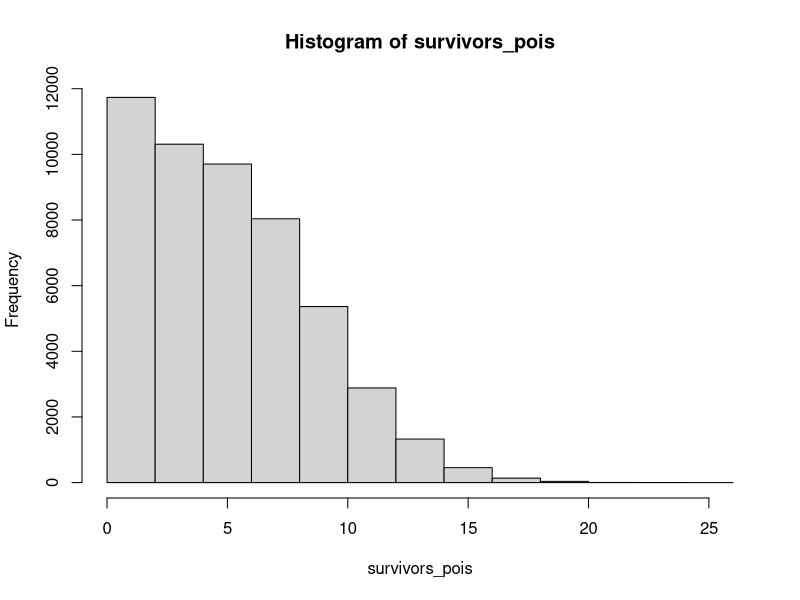
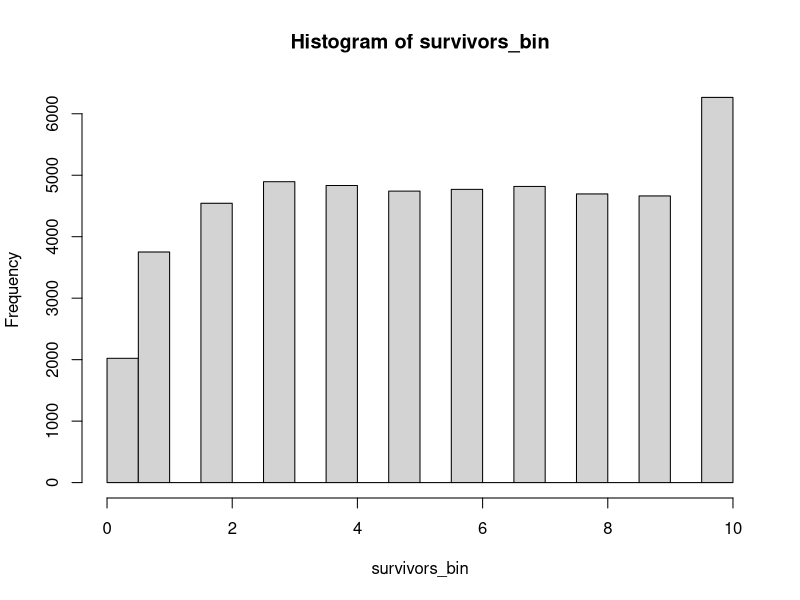
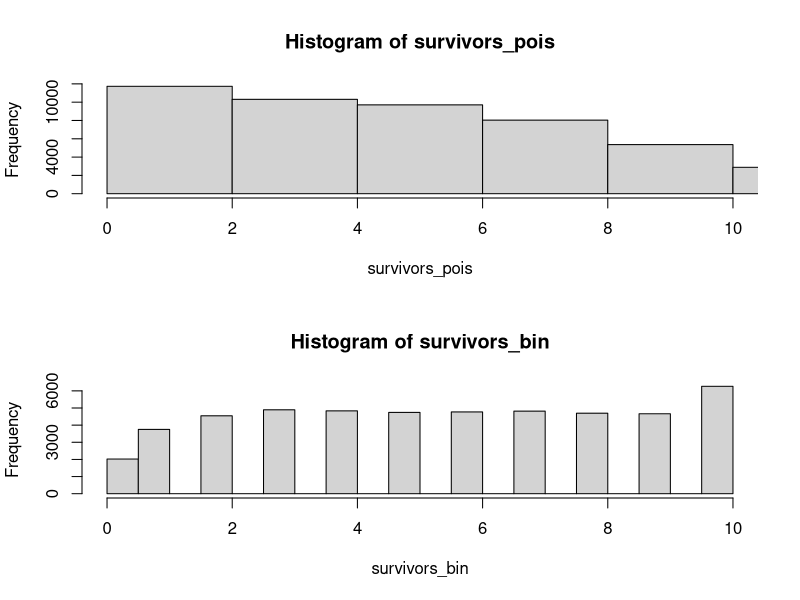
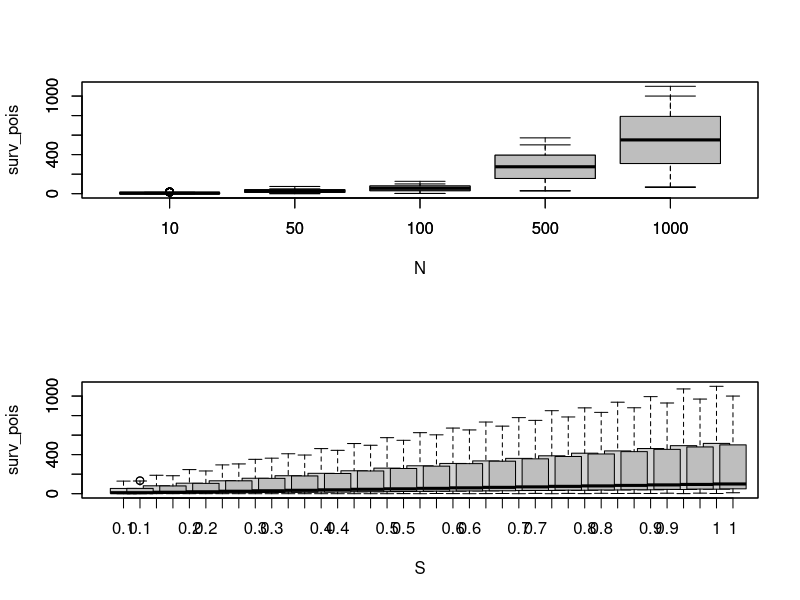
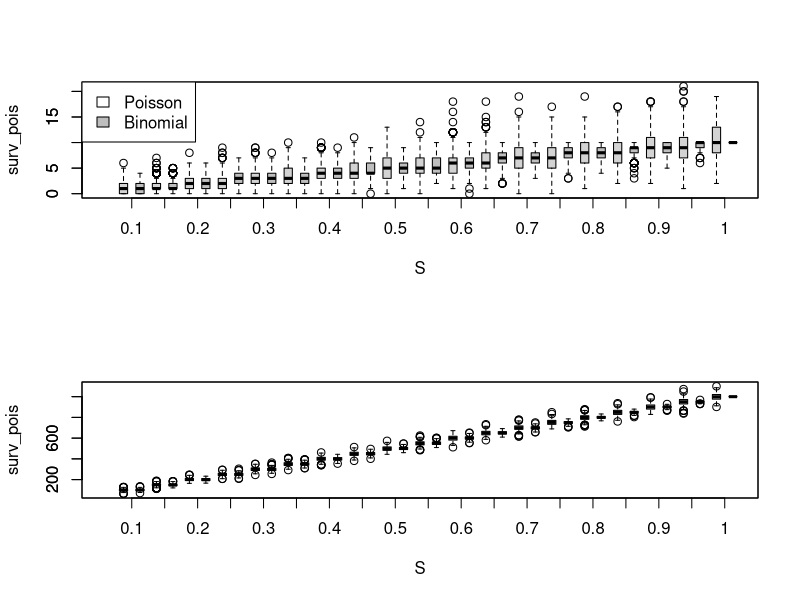
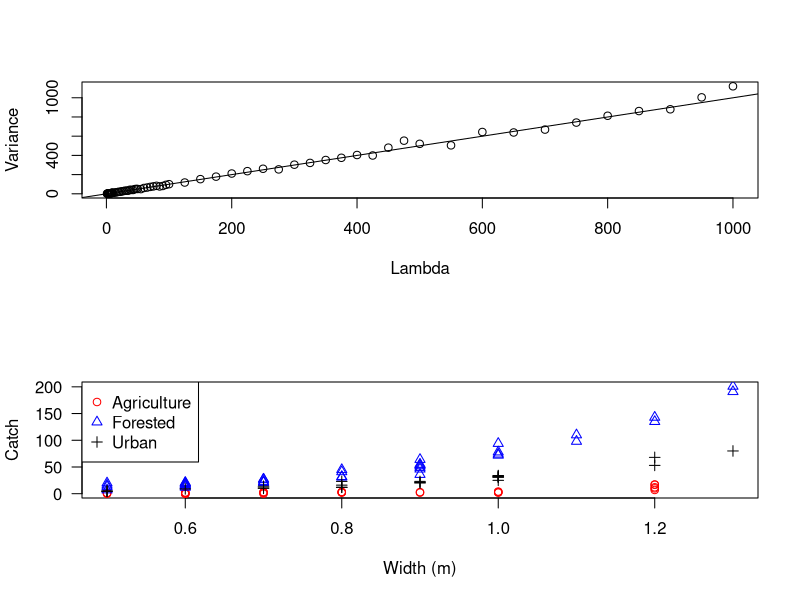
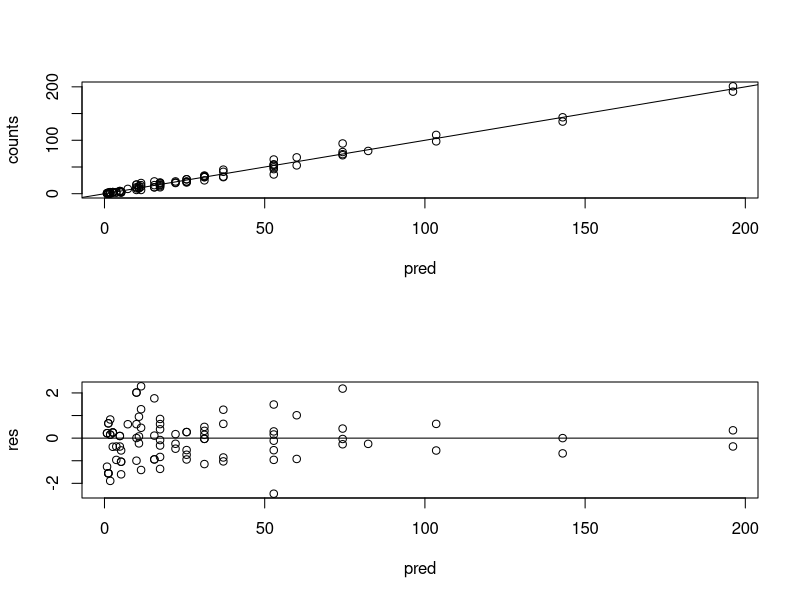
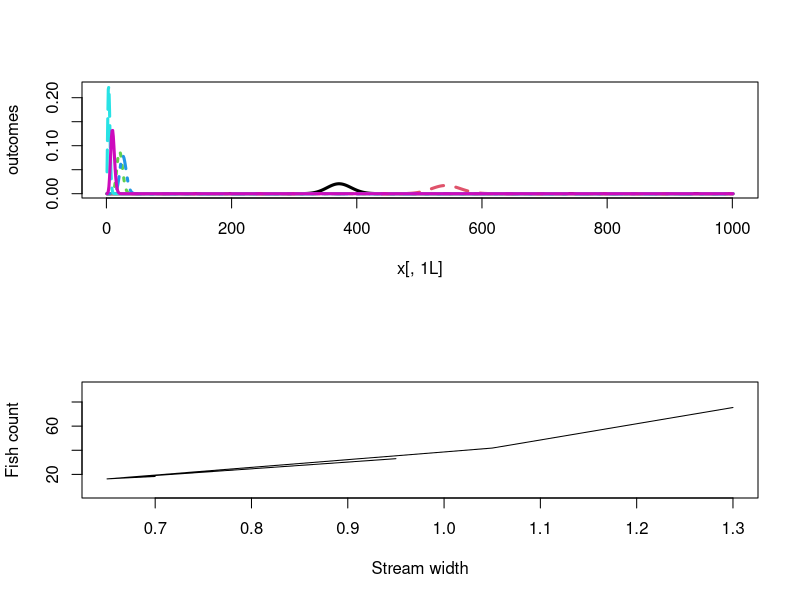

Here is the R script that generated these plots, in order: (Note: this script raises an error after producing the figures.)
## ----unnamed-chunk-1---- ##
S<-seq(from=0.1,to=1,by=0.05) # SET SURVIVAL
N<- c(10,50,100,500,1000)
 
 
 
## ----unnamed-chunk-2---- ##
survivors_pois<-rpois(50000,S*N[1])
survivors_bin<-rbinom(50000,N[1],S)
 
 
 
## ----unnamed-chunk-3---- ##
hist(survivors_pois)
hist(survivors_bin)
 
 
 
## ----unnamed-chunk-4---- ##
par(mfrow=c(2,1))
hist(survivors_pois,
    xlim=c(0,10))
hist(survivors_bin,
    xlim=c(0,10))
 
 
 
## ----unnamed-chunk-5---- ##
sims<- expand.grid(N=N,S=S,reps=c(1:500))
sims$surv_pois<-rpois(n=nrow(sims),lambda=sims$S*sims$N)
sims$surv_bin<- rbinom(n=nrow(sims),size=sims$N,prob=sims$S)
 
 
 
## ----unnamed-chunk-6---- ##
boxplot(surv_pois~N,data=sims)
boxplot(surv_bin~N,data=sims,add=TRUE,col='grey')
 
 
 
## ----unnamed-chunk-7---- ##
boxplot(surv_pois~S,data=sims,
    at=1:length(S)-0.25)
boxplot(surv_bin~S,data=sims,add=TRUE,col='grey',
    at=1:length(S)+0.25)
 
 
 
## ----unnamed-chunk-8---- ##
boxplot(surv_pois~S,data=sims,
    at=1:1:length(S)-0.25,
    subset=N==10,
    boxwex=0.25, # make boxplot narrower
    xaxt='n') # suppress x-axis label plotting
boxplot(surv_bin~S,data=sims,add=TRUE,col='grey',
    at=1:1:length(S)+0.25,
    subset=N==10,
    boxwex=0.25,
    xaxt='n')
axis(side=1,at=1:length(S),labels=S)
legend("topleft",legend=c("Poisson","Binomial"),
    fill=c("white","grey"))
 
 
 
## ----unnamed-chunk-9---- ##
boxplot(surv_pois~S,data=sims,
    at=1:length(S)-0.25,
    subset=N==1000,
    boxwex=0.25, # make boxplot narrower
    xaxt='n') # suppress x-axis label plotting
boxplot(surv_bin~S,data=sims,add=TRUE,col='grey',
    at=1:length(S)+0.25,
    subset=N==1000,
    boxwex=0.25,
    xaxt='n')
axis(side=1,at=1:length(S),labels=S)
 
 
 
## ----unnamed-chunk-10---- ##
sims$lambda<- sims$N*sims$S
vars<- aggregate(surv_pois~lambda,sims,var)
plot(surv_pois~lambda,data=vars,   
    xlab="Lambda",
    ylab="Variance")
abline(0,1)
 
 
 
## ----unnamed-chunk-11---- ##
fishCounts<- read.csv("fishCounts.csv")
fishCounts
 
 
 
## ----unnamed-chunk-12---- ##
plot(counts~width,
    data=fishCounts,
    xlab="Width (m)",
    ylab="Catch",
    type='n',
    las=1)
points(counts~width, data=fishCounts,
    subset=habitat=="ag",col="red",pch=1)
points(counts~width, data=fishCounts,
    subset=habitat=="forest",col="blue",pch=2)
points(counts~width, data=fishCounts,
    subset=habitat=="urban",col="black",pch=3)
legend("topleft",legend=c("Agriculture","Forested","Urban"),
    col=c("red","blue","black"),pch=c(1,2,3))
 
 
 
## ----unnamed-chunk-13---- ##
fit<- glm(counts~width+habitat,
    data=fishCounts,
    offset=log(fishCounts$streamLength),# recall it is log 
    family="poisson")
 
 
 
## ----unnamed-chunk-14---- ##
summary(fit)
 
 
 
## ----unnamed-chunk-15---- ##
betas<- coef(fit)
confint(fit)
 
 
 
## ----unnamed-chunk-16---- ##
fishCounts$pred<- fitted(fit) 
fishCounts$res<- resid(fit) 
plot(counts~pred,data=fishCounts)
abline(0,1) 
 
 
 
## ----unnamed-chunk-17---- ##
plot(res~pred,data=fishCounts)
abline(h=0) 
 
 
 
## ----unnamed-chunk-18---- ##
# do 4 streams with varying depths and land cover

preddat<-data.frame(
    width=c(1.3,1.05,0.65,0.7,0.65,0.95),
    habitat=c("forest","forest","urban","urban","ag","ag"),
    streamLength=c(123,324,75,84,68,98))

# preddat$lambda<- predict(fit,newdata=preddat,
  #   type="response")  # does not work 
 
 
 
## ----unnamed-chunk-19---- ##
preddat$lambda<- NA # prep vector to fill

preddat[preddat$habitat=="ag",]$lambda<- exp(betas[1]+
    preddat[preddat$habitat=="ag",]$width*betas[2]+
    log(preddat[preddat$habitat=="ag",]$streamLength))
preddat[preddat$habitat=="forest",]$lambda<- exp(betas[1]+
    preddat[preddat$habitat=="forest",]$width*betas[2]+
    betas[3]+
    log(preddat[preddat$habitat=="forest",]$streamLength))   
preddat[preddat$habitat=="urban",]$lambda<- exp(betas[1]+
    preddat[preddat$habitat=="urban",]$width*betas[2]+
    betas[4]+
    log(preddat[preddat$habitat=="urban",]$streamLength))   
preddat   
 
 
 
## ----unnamed-chunk-20---- ##
xx<-rpois(10000,10)
xx<- sort(xx)
xx[250]
xx[9750]
 
 
 
## ----unnamed-chunk-21---- ##
vals<-quantile(x=xx,probs=c(0.025,0.975))
vals
 
 
 
## ----unnamed-chunk-22---- ##
vals2<- qpois(c(0.025,0.975),lambda=10)
vals2
 
 
 
## ----unnamed-chunk-23---- ##
preddat$uci<-qpois(0.975, preddat$lambda)
preddat$lci<-qpois(0.025, preddat$lambda)
 
 
 
## ----unnamed-chunk-24---- ##
# MAKE A MATRIX TO STORE OUR PRECIOUS PROBABILITIES
outcomes<- matrix(0,nrow=1001,ncol=nrow(preddat))
 
 
 
## ----unnamed-chunk-25---- ##
dpois(x=3,lambda=10) # should be pretty low
dpois(x=10,lambda=10) # about mid of the road
dpois(x=17,lambda=10) # close to 1
 
 
 
## ----unnamed-chunk-26---- ##
for(i in 1:nrow(preddat))# loop over each row of predat
    {
    outcomes[,i]<-dpois(c(0:1000),lambda=preddat$lambda[i])
    }
 
 
 
## ----unnamed-chunk-27---- ##
colSums(outcomes)
 
 
 
## ----unnamed-chunk-28---- ##
matplot(y=outcomes,type='l',lwd=3)
 
 
 
## ----unnamed-chunk-29---- ##
preddat<-expand.grid( # MAKE DATASET
    width=c(1.3,1.05,0.65,0.7,0.65,0.95),
    habitat=c("forest","urban","ag"),
    streamLength=c(25:65))

preddat$lambda<- NA # prep vector to fill

# PREDICT LAMBDA
preddat[preddat$habitat=="ag",]$lambda<- exp(betas[1]+
    preddat[preddat$habitat=="ag",]$width*betas[2]+
    log(preddat[preddat$habitat=="ag",]$streamLength))
preddat[preddat$habitat=="forest",]$lambda<- exp(betas[1]+
    preddat[preddat$habitat=="forest",]$width*betas[2]+
    betas[3]+
    log(preddat[preddat$habitat=="forest",]$streamLength))   
preddat[preddat$habitat=="urban",]$lambda<- exp(betas[1]+
    preddat[preddat$habitat=="urban",]$width*betas[2]+
    betas[4]+
    log(preddat[preddat$habitat=="urban",]$streamLength))   
 
 
 
## ----unnamed-chunk-30---- ##
preddat$uci<-qpois(0.975, preddat$lambda)
preddat$lci<-qpois(0.025, preddat$lambda)
 
 
 
## ----unnamed-chunk-31---- ##
plot(uci~width,data=preddat,
    xlab="Stream width",
    ylab="Fish count",
    subset=streamLength==25,
    type='n')
points(lambda~width,data=preddat,
    subset=streamLength==25 & habitat=="forest", 
    lty=1,type='l')
 
 
 
## ----unnamed-chunk-32---- ##
preddat<- preddat[order(preddat$streamLength,preddat$width),]
 
 
 
## ----unnamed-chunk-33---- ##
plot(uci~width,data=preddat,
    xlab="Stream width",
    ylab="Fish count",
    subset=streamLength==25,
    type='n',
    las=1)
points(lambda~width,data=preddat,
    subset=streamLength==25 & habitat=="forest", 
    lty=1,type='l')
points(lci~width,data=preddat,
    subset=streamLength==25 & habitat=="forest", 
    lty=2,type='l')
points(uci~width,data=preddat,
    subset=streamLength==25 & habitat=="forest", 
    lty=2,type='l')
 
 
 
## ----unnamed-chunk-34---- ##
stemCounts<- read.csv("stemCounts.csv")
head(stemCounts)
 
 
 
## ----unnamed-chunk-35---- ##
plot(counts~elevation,data=stemCounts,
    xlab="Elevation",
    ylab="Stem counts",
    las=1,
    type='n')
points(counts~elevation,data=stemCounts,
    subset=treatment=="no burn" & habitat=="field",
    pch=1,col="red")
points(counts~elevation,data=stemCounts,
    subset=treatment=="no burn" & habitat=="riparian",
    pch=2,col="red")   
points(counts~elevation,data=stemCounts,
    subset=treatment=="no burn" & habitat=="mixed hardwood",
    pch=3,col="red")     
points(counts~elevation,data=stemCounts,
    subset=treatment=="no burn" & habitat=="pine",
    pch=4,col="red")   
    
points(counts~elevation,data=stemCounts,
    subset=treatment=="partial burn" & habitat=="field",
    pch=1,col="blue")
points(counts~elevation,data=stemCounts,
    subset=treatment=="partial burn" & habitat=="riparian",
    pch=2,col="blue")   
points(counts~elevation,data=stemCounts,
    subset=treatment=="partial burn" & habitat=="mixed hardwood",
    pch=3,col="blue")     
points(counts~elevation,data=stemCounts,
    subset=treatment=="partial burn" & habitat=="pine",
    pch=4,col="blue") 

points(counts~elevation,data=stemCounts,
    subset=treatment=="full burn" & habitat=="field",
    pch=1,col="green")
points(counts~elevation,data=stemCounts,
    subset=treatment=="full burn" & habitat=="riparian",
    pch=2,col="green")   
points(counts~elevation,data=stemCounts,
    subset=treatment=="full burn" & habitat=="mixed hardwood",
    pch=3,col="green")     
points(counts~elevation,data=stemCounts,
    subset=treatment=="full burn" & habitat=="pine",
    pch=4,col="green")  
legend("topleft",legend=c("No burn", "Partial burn", "Full burn",
    "Field","Riparian","Mixed hardwood", "Pines"),
    pch=c(1,1,1,1,1,2,3,4),col=c("red","blue","green","black","black",
        "black","black"),ncol=2)
 
 
 
## ----unnamed-chunk-36---- ##
fit<- glm(counts~treatment+habitat+elevation,
    data=stemCounts,
    family="poisson")
summary(fit)
 
 
 
## ----unnamed-chunk-37---- ##
betas<- coef(fit)
confint(fit)
 
 
 
## ----unnamed-chunk-38---- ##
stemCounts$fitted<-fitted(fit)
plot(counts~fitted, data= stemCounts,
    xlab="Predicted values",
    ylab="Counts",
    las=1)
abline(0,1)
 
 
 
## ----unnamed-chunk-39---- ##
preddat<- expand.grid(
    treatment=levels(stemCounts$treatment),
    habitat=levels(stemCounts$habitat),
    elevation=c(min(stemCounts$elevation):max(stemCounts$elevation)))
 
 
 
## ----unnamed-chunk-40---- ##
preddat$lambda<- predict(fit, newdata=preddat,
    type='response')
 
 
 
## ----unnamed-chunk-41---- ##
preddat$lci<-qpois(0.025,preddat$lambda)
preddat$uci<-qpois(0.975,preddat$lambda)
 
 
 
## ----unnamed-chunk-42---- ##
plot(counts~elevation,data=stemCounts,
    xlab="Elevation",
    ylab="Stem counts",
    las=1,
    type='n',subset=treatment=="no burn")
points(counts~elevation,data=stemCounts,
    subset=treatment=="no burn" & habitat=="field",
    pch=1,col="black")
## PLOT 95% PREDICTION INTERVALS    
points(lci~elevation,data=preddat,
    subset=treatment=="no burn" & habitat=="field",
    type='l',col="black",lty=2)
points(uci~elevation,data=preddat,
    subset=treatment=="no burn" & habitat=="field",
    type='l',col="black",lty=2)     
 
points(counts~elevation,data=stemCounts,
    subset=treatment=="no burn" & habitat=="riparian",
    pch=2,col="green")  
points(lci~elevation,data=preddat,
    subset=treatment=="no burn" & habitat=="riparian",
    type='l',col="green",lty=2)
points(uci~elevation,data=preddat,
    subset=treatment=="no burn" & habitat=="riparian",
    type='l',col="green",lty=2) 
    
points(counts~elevation,data=stemCounts,
    subset=treatment=="no burn" & habitat=="mixed hardwood",
    pch=3,col="red")    
points(lci~elevation,data=preddat,
    subset=treatment=="no burn" & habitat=="mixed hardwood",
    type='l',col="red",lty=2)
points(uci~elevation,data=preddat,
    subset=treatment=="no burn" & habitat=="mixed hardwood",
    type='l',col="red",lty=2) 
   
points(counts~elevation,data=stemCounts,
    subset=treatment=="no burn" & habitat=="pine",
    pch=4,col="blue") 
points(lci~elevation,data=preddat,
    subset=treatment=="no burn" & habitat=="pine",
    type='l',col="blue",lty=2)
points(uci~elevation,data=preddat,
    subset=treatment=="no burn" & habitat=="pine",
    type='l',col="blue",lty=2) 
 
 
 
## ----unnamed-chunk-43---- ##
fit<- glm(counts~treatment+habitat+elevation,
    data=stemCounts,
    family="quasipoisson")
summary(fit)
 
 
 
## ----unnamed-chunk-44---- ##
preddat<- expand.grid(
    treatment=levels(stemCounts$treatment),
    habitat=levels(stemCounts$habitat),
    elevation=c(min(stemCounts$elevation):max(stemCounts$elevation)))
preddat$lambda<- predict(fit, newdata=preddat,
    type='response')
 
 
 
## ----unnamed-chunk-45---- ##
dispersion<- summary(fit)$dispersion # GET DISPERSION

preddat$lci<-qnbinom(0.025, size=(preddat$lambda/(dispersion-1)),    
    mu=preddat$lambda)
preddat$uci<-qnbinom(0.975, size=(preddat$lambda/(dispersion-1)),    
    mu=preddat$lambda)
 
 
 
## ----unnamed-chunk-46---- ##
plot(counts~elevation,data=stemCounts,
    xlab="Elevation",
    ylab="Stem counts",
    las=1,
    type='n',subset=treatment=="no burn")
points(counts~elevation,data=stemCounts,
    subset=treatment=="no burn" & habitat=="field",
    pch=1,col="black")
## PLOT 95% PREDICTION INTERVALS    
points(lci~elevation,data=preddat,
    subset=treatment=="no burn" & habitat=="field",
    type='l',col="black",lty=2)
points(uci~elevation,data=preddat,
    subset=treatment=="no burn" & habitat=="field",
    type='l',col="black",lty=2)     
 
points(counts~elevation,data=stemCounts,
    subset=treatment=="no burn" & habitat=="riparian",
    pch=2,col="green")  
points(lci~elevation,data=preddat,
    subset=treatment=="no burn" & habitat=="riparian",
    type='l',col="green",lty=2)
points(uci~elevation,data=preddat,
    subset=treatment=="no burn" & habitat=="riparian",
    type='l',col="green",lty=2) 
    
points(counts~elevation,data=stemCounts,
    subset=treatment=="no burn" & habitat=="mixed hardwood",
    pch=3,col="red")    
points(lci~elevation,data=preddat,
    subset=treatment=="no burn" & habitat=="mixed hardwood",
    type='l',col="red",lty=2)
points(uci~elevation,data=preddat,
    subset=treatment=="no burn" & habitat=="mixed hardwood",
    type='l',col="red",lty=2) 
   
points(counts~elevation,data=stemCounts,
    subset=treatment=="no burn" & habitat=="pine",
    pch=4,col="blue") 
points(lci~elevation,data=preddat,
    subset=treatment=="no burn" & habitat=="pine",
    type='l',col="blue",lty=2)
points(uci~elevation,data=preddat,
    subset=treatment=="no burn" & habitat=="pine",
    type='l',col="blue",lty=2) 
 
 
 
